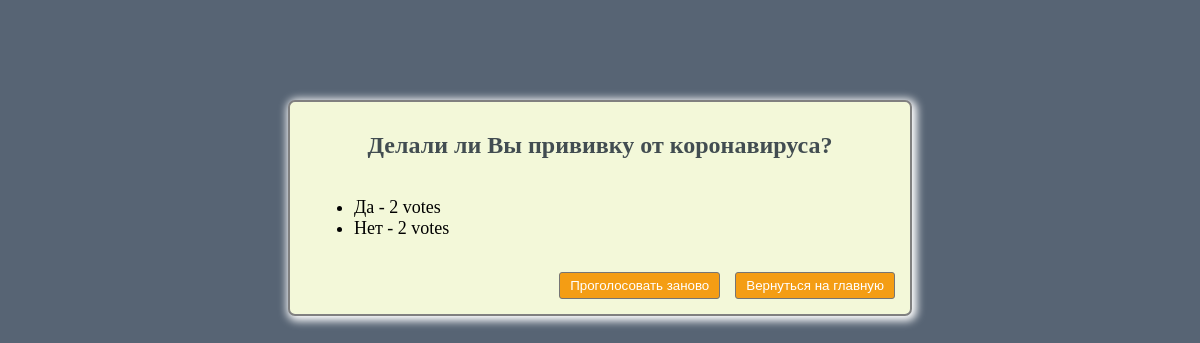
The app's page /polls/2/results/ with its own data.
### polls/models.py (models this page shows, shortened)
class Question(models.Model):
    question_text = models.CharField(max_length=200)
    pub_date = models.DateTimeField('date published')

class Choice(models.Model):
    question = models.ForeignKey(Question, on_delete=models.CASCADE)
    choice_text = models.CharField(max_length=200)
    votes = models.IntegerField(default=0)

### polls/views.py (the view)
# urls.py: path('<int:pk>/results/', views.ResultsView.as_view(), name='results'),
class ResultsView(generic.DetailView):
    model = Question
    template_name = 'polls/results.html'

### polls/templates/polls/results.html (shortened to what this page needs)
<!DOCTYPE html>
<html lang="en">
<head>
    {% load static %}
    <link rel="stylesheet" type="text/css" href="{% static 'polls/style.css' %}">
</head>
<body class="body">
    <div class="center-div">
        <div class="title">
            <h2 class="header">{{ question.question_text }}</h2>
        </div>
        <ul class="ul-results">
            {% for choice in question.choice_set.all %}
                <li>{{ choice.choice_text }} - {{ choice.votes }} vote{{ choice.votes|pluralize }}</li>
            {% endfor %}
        </ul>
        <div class="btn-wrap">
            <a href="{% url 'polls:detail' question.id %}"><button type="submit" class="btn">Проголосовать заново</button></a>
            <a href="{% url 'polls:index' %}"><button type="submit" class="btn">Вернуться на главную</button></a>
        </div>
    </div>
</body>
</html>

### polls/static/polls/style.css (style rules this page uses)
.ul-results { padding-left: 64px; font-size: 18px; }
.header { padding: 0 15px; text-align: center; }
.body { background: #576474; }
.center-div { width: 620px; padding: 10px 0 15px; margin: 100px auto; background: #f3f8d9; box-shadow: 2px 2px 8px 3px #fff; border: 2px solid gray; border-radius: 7px; }
.title { display: flex; justify-content: center; color: #424d51; }
.btn { background: #f49d14; border: 1px solid #757575; border-radius: 3px; padding: 5px 10px; color: #fff; margin-right: 15px; }
.btn-wrap { display: flex; justify-content: flex-end; padding-top: 15px; }

### records on screen
Question: question_text "Делали ли Вы прививку от коронавируса?"
Choice: choice_text "Да", votes "2"
Choice: choice_text "Нет", votes "2"
